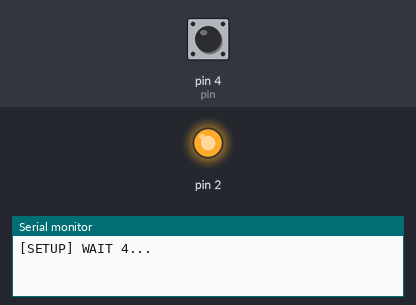
Simulated run of this sketch. Board: Arduino Uno, built for the host (arithmetic inside an expression is 32-bit, double 64-bit). Shown: output pins drawn as LEDs (lit = HIGH), the last lines printed to the serial monitor. The inputs (shaded band) are chosen by the test bench; at power-on: pin 4 (pin) HIGH. WiFi joins after 1.5 s; servers stay silent unless stated; uploads are accepted with an empty reply.

Above: at 0.3 s.
At 6.9 s:
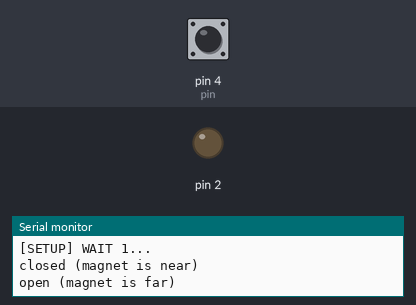
Timing chart, 0 to 8.4 s (numbered marks = the images above):
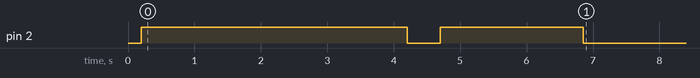

Measured:
- by itself, pin 2: HIGH → LOW at 4.2 s, → HIGH 0.50 s later, → LOW 2.2 s later

The sketch:

gerkon-wan.ino
```cpp
#include <Arduino.h>
#include <gmBlink.h>
#include <gmUrlS.h>
#include <gmCfgRead.h>
#include <gmStatus.h>
#include <gmFn.h>

#include "gsim047_ru.h"

// геркон:
//  нога 1 - на GND
//  нога 2 - на D2
//  нога 2 - через резистор 10 кОм на 5В  -- no need

const int pin = 4; // GPIO4 - это пин D2 на Wemos D1 Mini/NodeMCU
//static int state = LOW;
static gmStatus st(LOW, 6);  // 6*50 ms -> 300 ms
int n;

gmBlink bl;
gmUrlS url("https://gsim047.ru/esp/set.php");

int toDelay = 10000;


bool exec(const String &txt)
{
	if ( !url.WiFi_check() )
		return false;

	url.clear();
	url.set("txt", txt);
	n++;

	int code = url.call();  //
	if ( code ){
		gmCfgRead rd(url);
		rd.get("delay", toDelay);
	}
    return true;
}// exec


void show()
{
	if ( st == LOW ){
		Serial.println("closed (magnet is near)");
		exec("close");
		bl.down();
	}else{
		Serial.println("open (magnet is far)");
		exec("open");
		bl.up();
	}
}// show


void setup()
{
	// Используем встроенный резистор подтяжки к 3.3V
	pinMode(pin, INPUT_PULLUP);
	bl.blink(200);
	n = 0;

	Serial_init();
	bl.blink(500);

	url.fp = fingerprint_gsim047_ru;
	url.WiFi_connect();

	st = digitalRead(pin);
	show();
}// setup


void loop()
{
	st = digitalRead(pin);

	if ( st.changed() ){
		show();
	}

	delay(50);
}// loop
```

gsim047_ru.h
```cpp
// this file is autogenerated - any modification will be overwritten
// unused symbols will not be linked in the final binary
// generated on 2026-03-16 09:08:22
// by ['./cert.py', '-s', 'gsim047.ru', '-n', 'gsim047']

#pragma once

////////////////////////////////////////////////////////////
// certificate chain for gsim047.ru:443

const char* gsim047_host = "gsim047.ru";
const uint16_t gsim047_port = 443;

// CN: gsim047.ru => name: gsim047_ru
// not valid before: 2026-02-17 23:35:56
// not valid after:  2026-05-18 23:35:55
const char fingerprint_gsim047_ru [] PROGMEM = "10:1b:49:e0:09:9f:b4:c0:9d:99:db:dc:a0:47:df:a4:bb:57:95:33";
const char pubkey_gsim047_ru [] PROGMEM = R"PUBKEY(
-----BEGIN PUBLIC KEY-----
MIIBIjANBgkqhkiG9w0BAQEFAAOCAQ8AMIIBCgKCAQEAzfep3Q2afOmuaeodkhMC
TIpT/3l3hxu85AGONkoUSpeyzevZZLQQaYvvzZH491A5fO1hyp1gDVzpCNdI+v5p
0QAsF3K2yI4Y8sbX9XmsxEQpLDeUH4i6rFN3652Cfij8+zzsQaC6MdxrQByt8JFC
WBcazC4wve6HP5esEJIpMWdut6GDXoRoqugwqx7gflCMlWyM+I4aXlsUyYXx26CV
RtXMCZq8x9TPMe4FDTZWngbDhbWT2e41lzHec65m8Pg8YGqs9IaWbG+b9jBYkXkz
X95233dchaAVnIvtZBfKOAj/Y969TWvbL4MjS4+8U7kOGwZNSqZRzDNUP3aY/9LM
7wIDAQAB
-----END PUBLIC KEY-----
)PUBKEY";

// http://r13.i.lencr.org/
// CN: R13 => name: R13
// not valid before: 2024-03-13 00:00:00
// not valid after:  2027-03-12 23:59:59
const char cert_R13 [] PROGMEM = R"CERT(
-----BEGIN CERTIFICATE-----
MIIFBTCCAu2gAwIBAgIQWgDyEtjUtIDzkkFX6imDBTANBgkqhkiG9w0BAQsFADBP
MQswCQYDVQQGEwJVUzEpMCcGA1UEChMgSW50ZXJuZXQgU2VjdXJpdHkgUmVzZWFy
Y2ggR3JvdXAxFTATBgNVBAMTDElTUkcgUm9vdCBYMTAeFw0yNDAzMTMwMDAwMDBa
Fw0yNzAzMTIyMzU5NTlaMDMxCzAJBgNVBAYTAlVTMRYwFAYDVQQKEw1MZXQncyBF
bmNyeXB0MQwwCgYDVQQDEwNSMTMwggEiMA0GCSqGSIb3DQEBAQUAA4IBDwAwggEK
AoIBAQClZ3CN0FaBZBUXYc25BtStGZCMJlA3mBZjklTb2cyEBZPs0+wIG6BgUUNI
fSvHSJaetC3ancgnO1ehn6vw1g7UDjDKb5ux0daknTI+WE41b0VYaHEX/D7YXYKg
L7JRbLAaXbhZzjVlyIuhrxA3/+OcXcJJFzT/jCuLjfC8cSyTDB0FxLrHzarJXnzR
yQH3nAP2/Apd9Np75tt2QnDr9E0i2gB3b9bJXxf92nUupVcM9upctuBzpWjPoXTi
dYJ+EJ/B9aLrAek4sQpEzNPCifVJNYIKNLMc6YjCR06CDgo28EdPivEpBHXazeGa
XP9enZiVuppD0EqiFwUBBDDTMrOPAgMBAAGjgfgwgfUwDgYDVR0PAQH/BAQDAgGG
MB0GA1UdJQQWMBQGCCsGAQUFBwMCBggrBgEFBQcDATASBgNVHRMBAf8ECDAGAQH/
AgEAMB0GA1UdDgQWBBTnq58PLDOgU9NeT3jIsoQOO9aSMzAfBgNVHSMEGDAWgBR5
tFnme7bl5AFzgAiIyBpY9umbbjAyBggrBgEFBQcBAQQmMCQwIgYIKwYBBQUHMAKG
Fmh0dHA6Ly94MS5pLmxlbmNyLm9yZy8wEwYDVR0gBAwwCjAIBgZngQwBAgEwJwYD
VR0fBCAwHjAcoBqgGIYWaHR0cDovL3gxLmMubGVuY3Iub3JnLzANBgkqhkiG9w0B
AQsFAAOCAgEAUTdYUqEimzW7TbrOypLqCfL7VOwYf/Q79OH5cHLCZeggfQhDconl
k7Kgh8b0vi+/XuWu7CN8n/UPeg1vo3G+taXirrytthQinAHGwc/UdbOygJa9zuBc
VyqoH3CXTXDInT+8a+c3aEVMJ2St+pSn4ed+WkDp8ijsijvEyFwE47hulW0Ltzjg
9fOV5Pmrg/zxWbRuL+k0DBDHEJennCsAen7c35Pmx7jpmJ/HtgRhcnz0yjSBvyIw
6L1QIupkCv2SBODT/xDD3gfQQyKv6roV4G2EhfEyAsWpmojxjCUCGiyg97FvDtm/
NK2LSc9lybKxB73I2+P2G3CaWpvvpAiHCVu30jW8GCxKdfhsXtnIy2imskQqVZ2m
0Pmxobb28Tucr7xBK7CtwvPrb79os7u2XP3O5f9b/H66GNyRrglRXlrYjI1oGYL/
f4I1n/Sgusda6WvA6C190kxjU15Y12mHU4+BxyR9cx2hhGS9fAjMZKJss28qxvz6
Axu4CaDmRNZpK/pQrXF17yXCXkmEWgvSOEZy6Z9pcbLIVEGckV/iVeq0AOo2pkg9
p4QRIy0tK2diRENLSF2KysFwbY6B26BFeFs3v1sYVRhFW9nLkOrQVporCS0KyZmf
wVD89qSTlnctLcZnIavjKsKUu1nA1iU0yYMdYepKR7lWbnwhdx3ewok=
-----END CERTIFICATE-----
)CERT";

// http://x1.i.lencr.org/
// CN: ISRG Root X1 => name: ISRG_Root_X1
// not valid before: 2015-06-04 11:04:38
// not valid after:  2035-06-04 11:04:38
const char cert_ISRG_Root_X1 [] PROGMEM = R"CERT(
-----BEGIN CERTIFICATE-----
MIIFazCCA1OgAwIBAgIRAIIQz7DSQONZRGPgu2OCiwAwDQYJKoZIhvcNAQELBQAw
TzELMAkGA1UEBhMCVVMxKTAnBgNVBAoTIEludGVybmV0IFNlY3VyaXR5IFJlc2Vh
cmNoIEdyb3VwMRUwEwYDVQQDEwxJU1JHIFJvb3QgWDEwHhcNMTUwNjA0MTEwNDM4
WhcNMzUwNjA0MTEwNDM4WjBPMQswCQYDVQQGEwJVUzEpMCcGA1UEChMgSW50ZXJu
ZXQgU2VjdXJpdHkgUmVzZWFyY2ggR3JvdXAxFTATBgNVBAMTDElTUkcgUm9vdCBY
MTCCAiIwDQYJKoZIhvcNAQEBBQADggIPADCCAgoCggIBAK3oJHP0FDfzm54rVygc
h77ct984kIxuPOZXoHj3dcKi/vVqbvYATyjb3miGbESTtrFj/RQSa78f0uoxmyF+
0TM8ukj13Xnfs7j/EvEhmkvBioZxaUpmZmyPfjxwv60pIgbz5MDmgK7iS4+3mX6U
A5/TR5d8mUgjU+g4rk8Kb4Mu0UlXjIB0ttov0DiNewNwIRt18jA8+o+u3dpjq+sW
T8KOEUt+zwvo/7V3LvSye0rgTBIlDHCNAymg4VMk7BPZ7hm/ELNKjD+Jo2FR3qyH
B5T0Y3HsLuJvW5iB4YlcNHlsdu87kGJ55tukmi8mxdAQ4Q7e2RCOFvu396j3x+UC
B5iPNgiV5+I3lg02dZ77DnKxHZu8A/lJBdiB3QW0KtZB6awBdpUKD9jf1b0SHzUv
KBds0pjBqAlkd25HN7rOrFleaJ1/ctaJxQZBKT5ZPt0m9STJEadao0xAH0ahmbWn
OlFuhjuefXKnEgV4We0+UXgVCwOPjdAvBbI+e0ocS3MFEvzG6uBQE3xDk3SzynTn
jh8BCNAw1FtxNrQHusEwMFxIt4I7mKZ9YIqioymCzLq9gwQbooMDQaHWBfEbwrbw
qHyGO0aoSCqI3Haadr8faqU9GY/rOPNk3sgrDQoo//fb4hVC1CLQJ13hef4Y53CI
rU7m2Ys6xt0nUW7/vGT1M0NPAgMBAAGjQjBAMA4GA1UdDwEB/wQEAwIBBjAPBgNV
HRMBAf8EBTADAQH/MB0GA1UdDgQWBBR5tFnme7bl5AFzgAiIyBpY9umbbjANBgkq
hkiG9w0BAQsFAAOCAgEAVR9YqbyyqFDQDLHYGmkgJykIrGF1XIpu+ILlaS/V9lZL
ubhzEFnTIZd+50xx+7LSYK05qAvqFyFWhfFQDlnrzuBZ6brJFe+GnY+EgPbk6ZGQ
3BebYhtF8GaV0nxvwuo77x/Py9auJ/GpsMiu/X1+mvoiBOv/2X/qkSsisRcOj/KK
NFtY2PwByVS5uCbMiogziUwthDyC3+6WVwW6LLv3xLfHTjuCvjHIInNzktHCgKQ5
ORAzI4JMPJ+GslWYHb4phowim57iaztXOoJwTdwJx4nLCgdNbOhdjsnvzqvHu7Ur
TkXWStAmzOVyyghqpZXjFaH3pO3JLF+l+/+sKAIuvtd7u+Nxe5AW0wdeRlN8NwdC
jNPElpzVmbUq4JUagEiuTDkHzsxHpFKVK7q4+63SM1N95R1NbdWhscdCb+ZAJzVc
oyi3B43njTOQ5yOf+1CceWxG1bQVs5ZufpsMljq4Ui0/1lvh+wjChP4kqKOJ2qxq
4RgqsahDYVvTH9w7jXbyLeiNdd8XM2w9U/t7y0Ff/9yi0GE44Za4rF2LN9d11TPA
mRGunUHBcnWEvgJBQl9nJEiU0Zsnvgc/ubhPgXRR4Xq37Z0j4r7g1SgEEzwxA57d
emyPxgcYxn/eR44/KJ4EBs+lVDR3veyJm+kXQ99b21/+jh5Xos1AnX5iItreGCc=
-----END CERTIFICATE-----
)CERT";


// end of certificate chain for gsim047.ru:443
////////////////////////////////////////////////////////////
```
